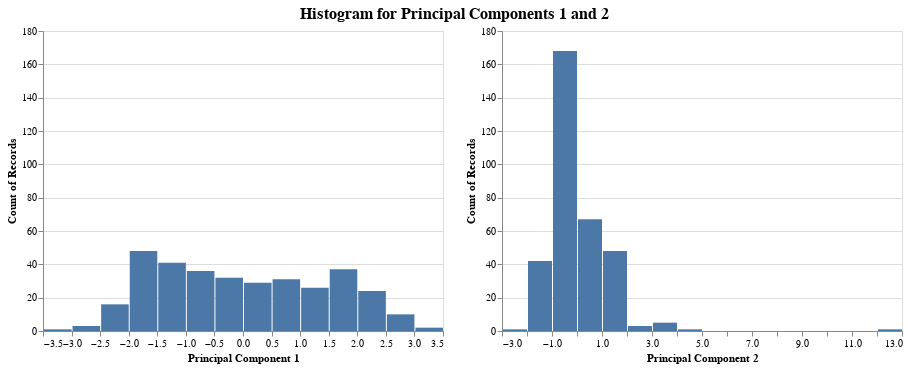

The cell this chart's notebook holds for it:
### Markdown cell above
<font size="+2" color="grey"><b>1.3 Histogram and its variations </b></font><br><a id="1.3"></a>
<a href="#top" class="btn-xs btn-danger" role="button" aria-pressed="true" style="color:white" data-toggle="popover">Go back to the TOP</a>

- Dimension: D= 1
- Data abstraction: one numeric variable
- Encoding: position (x-axis), length, color
- Interaction: tooltip (detail on demand)
- Layout: Juxtaposition (horizontal concatenation)

### Code cell
#plotting each principal compoments on stacked barchart
pca1_hist = alt.Chart(df_ecoli).mark_bar().encode(
    x=alt.X('pca1', bin=alt.Bin(maxbins=20), title="Principal Component 1"),
    y=alt.Y('count()', scale=alt.Scale(domain=[0, 180]) ),
    #color=alt.Color('quality:N', scale=alt.Scale(scheme='tableau20')),
    tooltip='count()'
).interactive()

pca2_hist = alt.Chart(df_ecoli).mark_bar().encode(
    x=alt.X('pca2', bin=alt.Bin(maxbins=20), title="Principal Component 2"),
    y=alt.Y('count()', ),
    #color=alt.Color('quality:N',scale=alt.Scale(scheme='tableau20')),
    tooltip='count()'
).interactive()

(pca1_hist | pca2_hist).properties(
    title= 'Histogram for Principal Components 1 and 2'
).configure_title(
    anchor= 'middle',
    fontSize=16  
)

### Figure 1 — Vega-Lite specification as saved in the notebook (floating-point values rounded to 4 significant figures; data arrays with more than 128 entries replaced by an {"elided": "..."} marker saying what was removed)
{"config": {"view": {"continuousWidth": 400, "continuousHeight": 300}, "title": {"anchor": "middle", "fontSize": 16}}, "hconcat": [{"mark": "bar", "encoding": {"tooltip": {"type": "quantitative", "aggregate": "count"}, "x": {"type": "quantitative", "bin": {"maxbins": 20}, "field": "pca1", "title": "Principal Component 1"}, "y": {"type": "quantitative", "aggregate": "count", "scale": {"domain": [0, 180]}}}, "selection": {"selector023": {"type": "interval", "bind": "scales", "encodings": ["x", "y"]}}}, {"mark": "bar", "encoding": {"tooltip": {"type": "quantitative", "aggregate": "count"}, "x": {"type": "quantitative", "bin": {"maxbins": 20}, "field": "pca2", "title": "Principal Component 2"}, "y": {"type": "quantitative", "aggregate": "count"}}, "selection": {"selector024": {"type": "interval", "bind": "scales", "encodings": ["x", "y"]}}}], "data": {"name": "data-3051613e60c8643f9c648787416e25fd"}, "title": "Histogram for Principal Components 1 and 2", "$schema": "https://vega.github.io/schema/vega-lite/v4.8.1.json", "datasets": {"data-3051613e60c8643f9c648787416e25fd": {"elided": "336 records"}}}
